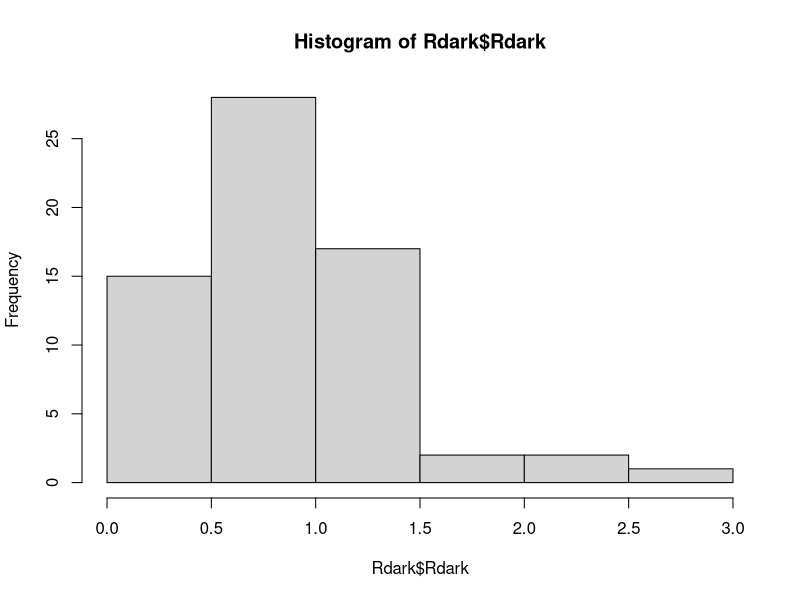
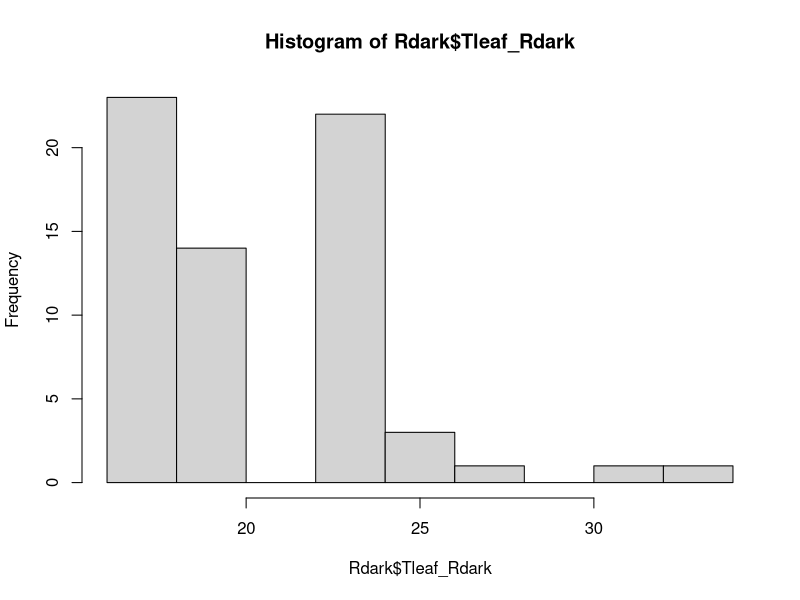

Write R code to recreate these figures, in order.
## This code is used to import and transform dark respiration data. This is an optional step of the process.
## It is used to import Rdark data and transform it in a standard format

# Load the 'here' package to easily reference files and folders path, which is robust and independent on your platform (Linux, Windows..)
library(here)

# Find the path of the top relative directory
path=here()

# Set the working directory to the 'Kyaw_et_al_2022' folder where the data is located
setwd(file.path(path,'/Datasets/Kyaw_et_al_2022'))

# Importing the author's Rdark data
Rdark=read.csv("Leaf respiration.csv")

# Checking data quality
hist(Rdark$Rdark) # No negative values
hist(Rdark$Tleaf_Rdark)


# Saving Rdark data
save(Rdark,file="Rdark_data.Rdata")
